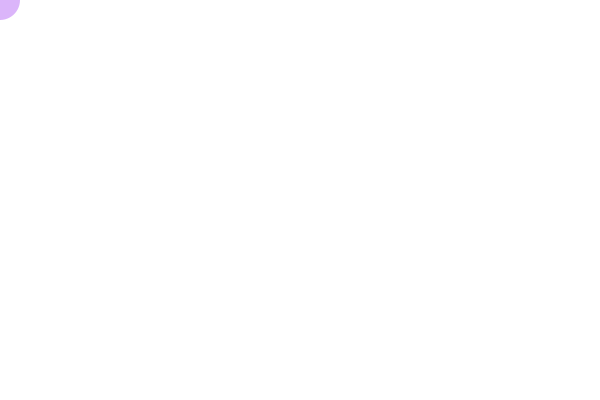
Frame 1 (no input)
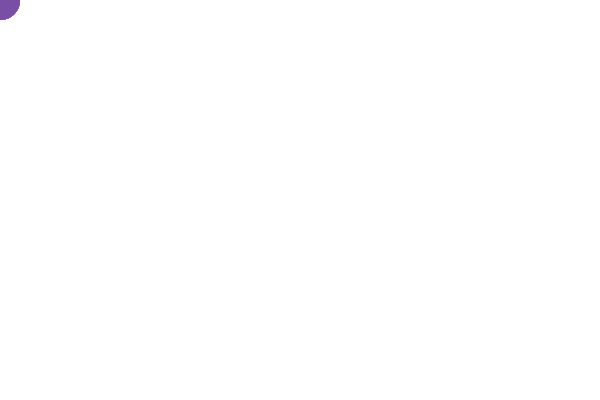
Frame 60 (the mouse pressed at the canvas centre just before this capture)
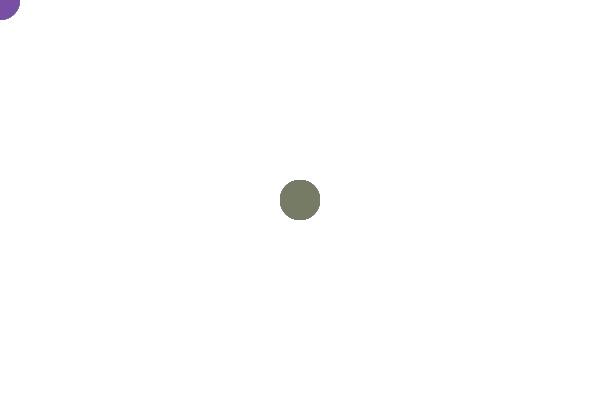
Frame 120 (the mouse held since frame 60 and released just before this capture)

The Processing sketch that drew these frames (run headless with seeded random() and noise(); from frame 60 on, the mouse is pressed at the canvas centre):

// Processing sketch: art_tsubasa55
// ── art_tsubasa55.pde
void setup(){
  size(600,400);
  background(255);
}

void draw(){
  fill(random(255), random(255),random(255),100);
  noStroke();
  ellipse(mouseX,mouseY,40,40);
}  
